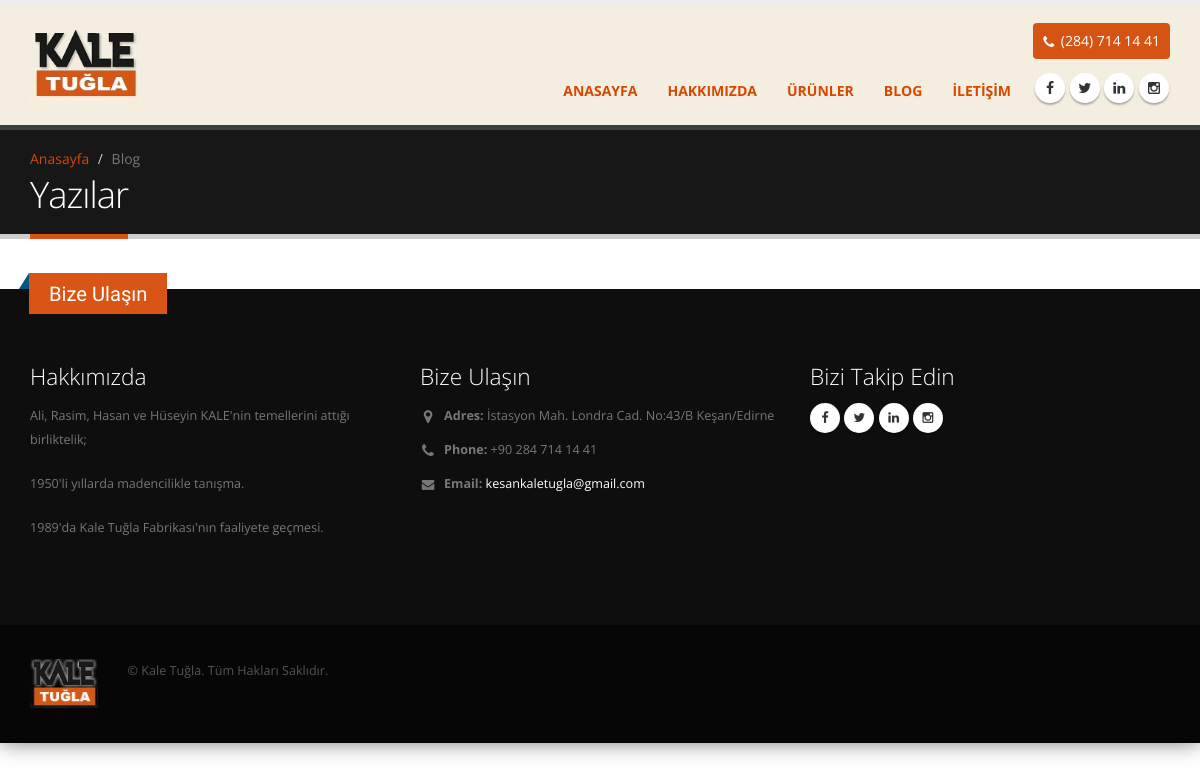
The app's page /blog, older data.
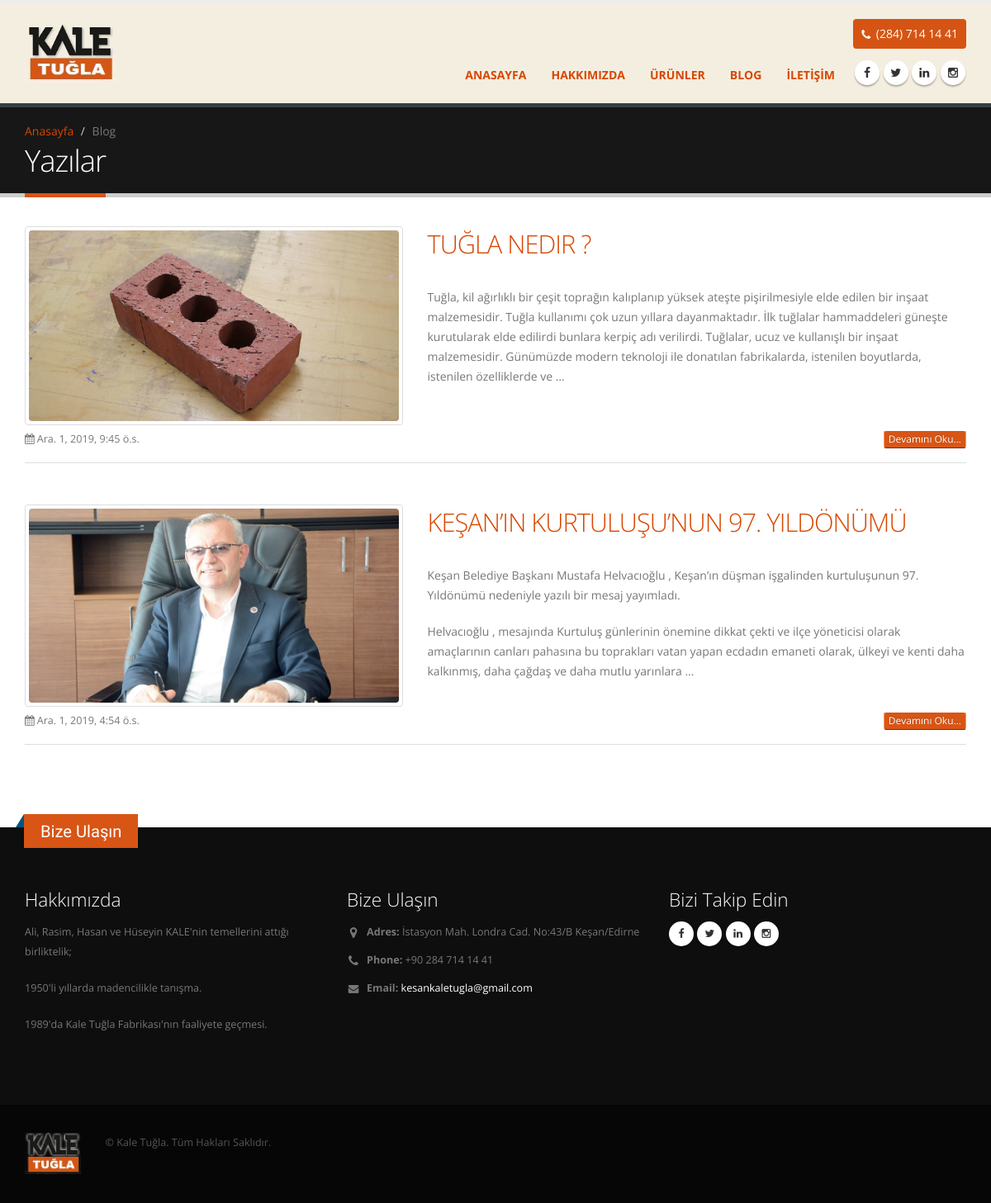
The same page, newer data.
### article/models.py (models this page shows, shortened)
class Blog(models.Model):
    id = models.AutoField(primary_key=True)
    author=models.ForeignKey("auth.User",on_delete=models.CASCADE)
    title=models.CharField(max_length=90,verbose_name="Başlık")
    content=RichTextField()
    yazi_resmi=models.FileField(blank=True,null =True,verbose_name="Yazı Resmi")
    created_date = models.DateTimeField(auto_now_add=True,verbose_name="Oluşturulma Tarihi")
    class Meta:
        ordering = ['-created_date']

### article/views.py (the view)
# urls.py: path('blog',views.blog,name = "blogpage"),
def blog(request):
    yazilar=Blog.objects.all()
    return render(request,"blog.html",{'yazilar':yazilar})

### templates/blog.html
{% extends "navbar.html" %}
{% load static %}
{% block body %}
<div role="main" class="main">
    <section class="page-header">
        <div class="container">
            <div class="row">
                <div class="col-md-12">
                    <ul class="breadcrumb">
                        <li><a href="#">Anasayfa</a></li>
                        <li class="active">Blog</li>
                    </ul>
                </div>
            </div>
            <div class="row">
                <div class="col-md-12">
                    <h1>Yazılar</h1>
                </div>
            </div>
        </div>
    </section>
    {% for yazi in yazilar %}
    <div class="container">
     <div class="row">
        <div class="col-md-12">
            <div class="blog-posts">
                <article class="post post-medium">
                    <div class="row">
                        <div class="col-md-5">
                            <div class="post-image">
                                <div class="owl-theme" data-plugin-options='{"items":1}'>
                                    <div>
                                        <div class="img-thumbnail">
                                            <img class="img-responsive" src="media/{{yazi.yazi_resmi}}" alt="">
                                        </div>
                                    </div>
                                </div>
                            </div>
                        </div>
                        <div class="col-md-7">
                            <div class="post-content">
                                <h2><a href="yazilar/{{yazi.id}}">{{yazi.title|upper}}</a></h2>
                                {{yazi.content|safe|truncatewords:50}}
                            </div>
                        </div>
                    </div>
                    <div class="row">
                        <div class="col-md-12">
                            <div class="post-meta">
                                <span><i class="fa fa-calendar"></i>{{yazi.created_date}} </span>
                                <a href="yazilar/{{yazi.id}}" class="btn btn-xs btn-primary pull-right">Devamını Oku...</a>
                            </div>
                        </div>
                    </div>
                </article>
            </div>
            </div>
        </div>
    </div>{% endfor %}
</div>
{% endblock body %}

### templates/navbar.html (shortened to what this page needs)
<!DOCTYPE html>
{% load static %}
<html>
	<head>
		<link rel="stylesheet" href="{% static 'vendor/bootstrap/css/bootstrap.min.css'%}">
		<link rel="stylesheet" href="{% static 'vendor/font-awesome/css/font-awesome.min.css' %}">
		<link rel="stylesheet" href="{% static 'vendor/simple-line-icons/css/simple-line-icons.min.css' %}">
		<link rel="stylesheet" href="{% static 'vendor/owl.carousel/assets/owl.carousel.min.css' %}">
		<link rel="stylesheet" href="{% static 'vendor/owl.carousel/assets/owl.theme.default.min.css' %}">
		<link rel="stylesheet" href="{% static 'vendor/magnific-popup/magnific-popup.min.css' %}">
		<link rel="stylesheet" href="{% static 'css/theme.css' %}">
		<link rel="stylesheet" href="{% static 'css/theme-elements.css' %}">
		<link rel="stylesheet" href="{% static 'css/theme-blog.css' %}">
		<link rel="stylesheet" href="{% static 'css/theme-shop.css' %}">
		<link rel="stylesheet" href="{% static 'css/theme-animate.css' %}">
		<link rel="stylesheet" href="{% static 'vendor/rs-plugin/css/settings.css' %}" media="screen">
		<link rel="stylesheet" href="{% static 'vendor/rs-plugin/css/layers.css' %}" media="screen">
		<link rel="stylesheet" href="{% static 'vendor/rs-plugin/css/navigation.css' %}" media="screen">
		<link rel="stylesheet" href="{% static 'vendor/circle-flip-slideshow/css/component.css' %}" media="screen">
		<link rel="stylesheet" href="{% static 'css/skins/default.css' %}">
		<link rel="stylesheet" href="{% static 'css/custom.css' %}">
	</head>
	<body>
		<div class="body">
			<header id="header" data-plugin-options='{"stickyEnabled": true, "stickyEnableOnBoxed": true, "stickyEnableOnMobile": true, "stickyStartAt": 57, "stickySetTop": "-57px", "stickyChangeLogo": true}'>
				<div class="header-body">
					<div class="header-container container">
						<div class="header-row">
							<div class="header-column">
								<div class="header-logo">
									<a href="/">
										<img alt="Tugla" top="0" width="110" height="70" data-sticky-width="80" data-sticky-height="55" data-sticky-top="32" src="{% static 'img/tugla.jpg' %}">
									</a>
								</div>
							</div>
							<div class="header-column">
								<div class="header-row">
									<nav class="header-nav-top">
										<ul class="nav nav-pills">
                                            <li>
                                                <a href="tel:0 284 714 14 41" class="ws-nowrap"><i class="fa fa-phone"></i> (284) 714 14 41</a>
                                            </li>
										</ul>
									</nav>
								</div>
								<div class="header-row">
									<div class="header-nav">
										<ul class="header-social-icons social-icons hidden-xs">
											<li class="social-icons-facebook"><a href="https://www.facebook.com/Kale-Tu%C4%9Fla-112379116888116/" target="_blank" title="Facebook"><i class="fa fa-facebook"></i></a></li>
											<li class="social-icons-twitter"><a href="http://www.twitter.com/kaletugla" target="_blank" title="Twitter"><i class="fa fa-twitter"></i></a></li>
											<li class="social-icons-linkedin"><a href="https://www.linkedin.com/company/kaletugla" target="_blank" title="Linkedin"><i class="fa fa-linkedin"></i></a></li>
											<li class="social-icons-instagram"><a href="https://www.instagram.com/kaletugla" target="_blank" title="instagram"><i class="fa fa-instagram"></i></a></li>
										</ul>
										<div class="header-nav-main header-nav-main-effect-1 header-nav-main-sub-effect-1 collapse">
											<nav>
												<ul class="nav nav-pills" id="mainNav">
													<li class="dropdown ">
														<a href="/">
															ANASAYFA
														</a>
													</li>
													<li class="dropdown dropdown-mega">
														<a href="/hakkimizda">
															Hakkımızda
														</a>
													</li>
													<li class="dropdown ">
														<a href="/urunler">
															Ürünler
														</a>
													</li>
													<li class="dropdown ">
														<a href="/blog">
															BLOG
														</a>
													</li>
													<li class="dropdown">
														<a href="/iletisim">
															İLETİŞİM
														</a>
													</li>
												</ul>
											</nav>
										</div>
									</div>
								</div>
							</div>
						</div>
					</div>
				</div>
      </header>
	  {% block body %}
	  {% endblock body %}
	  <footer id="footer">
			<div class="container">
				<div class="row">
					<div class="footer-ribbon">
						<span>Bize Ulaşın</span>
					</div>
					<div class="col-md-4">
						<h4>Hakkımızda</h4>
						<p>
							Ali, Rasim, Hasan ve Hüseyin KALE'nin temellerini attığı birliktelik;
						</p>
						<p>1950'li yıllarda madencilikle tanışma.</p>
						<p>
							1989'da Kale Tuğla Fabrikası'nın faaliyete geçmesi.
						</p>
					</div>
					<div class="col-md-4">
						<div class="contact-details">
							<h4>Bize Ulaşın</h4>
							<ul class="contact">
								<li><p><i class="fa fa-map-marker"></i> <strong>Adres:</strong> İstasyon Mah. Londra Cad. No:43/B Keşan/Edirne</p></li>
								<li><p><i class="fa fa-phone"></i> <strong>Phone:</strong> +90 284 714 14 41</p></li>
								<li><p><i class="fa fa-envelope"></i> <strong>Email:</strong> <a href="mailto:kesankaletugla@gmail.com">kesankaletugla@gmail.com</a></p></li>
							</ul>
						</div>
					</div>
					<div class="col-md-4">
						<h4>Bizi Takip Edin</h4>
						<ul class="social-icons">
							<li class="social-icons-facebook"><a href="https://www.facebook.com/Kale-Tu%C4%9Fla-112379116888116/" target="_blank" title="Facebook"><i class="fa fa-facebook"></i></a></li>
							<li class="social-icons-twitter"><a href="http://www.twitter.com/kaletugla" target="_blank" title="Twitter"><i class="fa fa-twitter"></i></a></li>
							<li class="social-icons-linkedin"><a href="https://www.linkedin.com/company/kaletugla" target="_blank" title="Linkedin"><i class="fa fa-linkedin"></i></a></li>
							<li class="social-icons-linkedin"><a href="https://www.instagram.com/kaletugla" target="_blank" title="instagram"><i class="fa fa-instagram"></i></a></li>
						</ul>
					</div>
				</div>
			</div>
			<div class="footer-copyright">
				<div class="container">
					<div class="row">
						<div class="col-md-1">
							<a href="index.html" class="logo">
								<img alt="Kale Tuğla Logo" class="img-responsive" src="{% static 'img/footer-tugla.png'%}">
							</a>
						</div>
						<div class="col-md-7">
							<p>© Kale Tuğla. Tüm Hakları Saklıdır.</p>
						</div>
						<div class="col-md-4">
						</div>
					</div>
				</div>
			</div>
		</footer>
	</div>
		</div></body></html>

### static/css/theme-blog.css (style rules this page uses)
.blog-posts article { border-bottom: 1px solid #DDD; margin-bottom: 50px; padding-bottom: 10px; }
article.post h2 a { text-decoration: none; }
article.post .post-meta { font-size: 0.9em; margin-bottom: 7px; }
article.post .post-meta > span { display: inline-block; padding-right: 8px; }
article.post .post-meta i { margin-right: 3px; }

Row changes from the older to the newer data that the page shows:
added Blog: yazi_resmi (picture), title "TUĞLA NEDIR ?", content "Tuğla, kil ağırlıklı bir çeşit toprağın kalıplanıp yüksek ateşte pişirilmesiyle elde edilen bir inşaat malzemesidir. Tuğla kullanımı çok uzun yıllara dayanmaktadır. İlk tuğlalar hammaddeleri güneşte kurutularak elde edilirdi bunlara kerpiç adı verilirdi. Tuğlalar, ucuz ve kullanışlı bir inşaat malzemesidir. Günümüzde modern teknoloji ile donatılan fabrikalarda, istenilen boyutlarda, istenilen özelliklerde ve …", created_date "Ara. 1, 2019, 9:45 ö.s."
added Blog: yazi_resmi (picture), title "KEŞAN’IN KURTULUŞU’NUN 97. YILDÖNÜMÜ", content "Keşan Belediye Başkanı Mustafa Helvacıoğlu , Keşan’ın düşman işgalinden kurtuluşunun 97. Yıldönümü nedeniyle yazılı bir mesaj yayımladı. Helvacıoğlu , mesajında Kurtuluş günlerinin önemine dikkat çekti ve ilçe yöneticisi olarak amaçlarının canları pahasına bu toprakları vatan yapan ecdadın emaneti olarak, ülkeyi ve kenti daha kalkınmış, daha çağdaş ve daha mutlu yarınlara …", created_date "Ara. 1, 2019, 4:54 ö.s."
